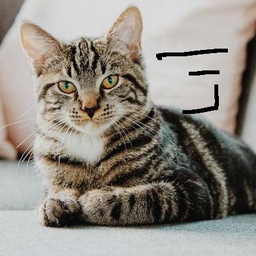
#> input picture Alfred/image_inpainting/cat_damaged.png, 256 x 256 px, shrunk from 400 x 400 before the run
$ jupyter execute exemplar.ipynb
#> lines starting #> are read from the running program, lines starting #| are printed output that depends on the picture; after the words box and inside, x2 and y2 are one past the last pixel; in counts of white or black regions, pixels touching at a corner belong together
#> further down, image is the input picture: shape (256, 256, 3); mean B, G, R 132.1, 139.8, 145.4
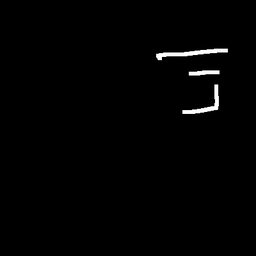
#> input picture Alfred/image_inpainting/cat_mask.png, 256 x 256 px, shrunk from 400 x 400 before the run
#> further down, mask is the input picture: shape (256, 256, 3); min 0, max 255, mean 2.6
[cell 1]
import cv2
import numpy as np

def inpaint_exemplar(image, mask, patch_size=5):
    # Convert mask to binary
#> called with patch_size = 5
    mask = cv2.cvtColor(mask, cv2.COLOR_BGR2GRAY)
#> mask: shape (256, 256)
    _, mask = cv2.threshold(mask, 128, 255, cv2.THRESH_BINARY)
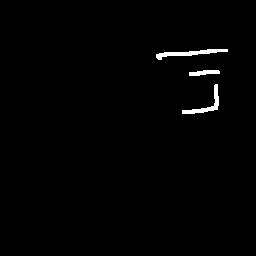
#> mask: shape (256, 256); 1% white; 3 white regions, box (x1, y1, x2, y2) and area: (156, 49, 228, 60) 296, (182, 84, 219, 114) 247, (189, 70, 220, 76) 129

    # Create a copy of the image
    inpainted_image = np.copy(image)

    # Define the region where inpainting will be performed
    inpaint_mask = np.zeros_like(mask)
    inpaint_mask[mask == 255] = 1

    # Iterate over the damaged regions
    for y in range(patch_size, image.shape[0] - patch_size):
        for x in range(patch_size, image.shape[1] - patch_size):
            if mask[y, x] == 255:  # If pixel is damaged
                # Extract the damaged patch
                damaged_patch = image[y - patch_size:y + patch_size, x - patch_size:x + patch_size]

                # Search for a similar patch in the image
                similarity_map = cv2.matchTemplate(image, damaged_patch, cv2.TM_CCOEFF_NORMED)
                min_val, max_val, min_loc, max_loc = cv2.minMaxLoc(similarity_map)

                # Get the location of the most similar patch
                similar_patch_loc = max_loc

                # Replace damaged region with the similar patch
                inpainted_image[y - patch_size:y + patch_size, x - patch_size:x + patch_size] = \
                    image[similar_patch_loc[1] - patch_size:similar_patch_loc[1] + patch_size,
                    similar_patch_loc[0] - patch_size:similar_patch_loc[0] + patch_size]

                # Update inpainting mask
                inpaint_mask[y - patch_size:y + patch_size, x - patch_size:x + patch_size] = 0
#> inpaint_mask: shape (256, 256); every value is 0
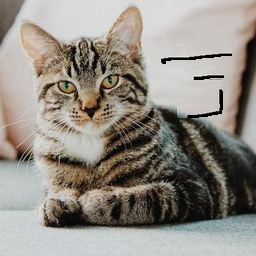
#> inpainted_image: shape (256, 256, 3); 3.88% of pixels changed, all inside (x1, y1, x2, y2) = (151, 44, 232, 118)
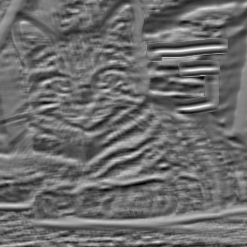
#> similarity_map: shape (247, 247) float32; min -0.772, max 1, mean -0.0159; drawn with min black and max white

    # Inpaint using the remaining damaged regions
    inpainted_image = cv2.inpaint(inpainted_image, inpaint_mask, inpaintRadius=patch_size*2, flags=cv2.INPAINT_TELEA)

    return inpainted_image


# Example usage
image = cv2.imread('cat_damaged.png')
mask = cv2.imread('cat_mask.png')

# Perform exemplar-based inpainting
inpainted_image = inpaint_exemplar(image, mask)

[cell 2]
import matplotlib.pyplot as plt

plt.figure(figsize=(15,15))

plt.subplot(1,3,1)
plt.imshow(cv2.cvtColor(image,cv2.COLOR_BGR2RGB))
plt.title('Original Image')

plt.subplot(1,3,2)
plt.imshow(cv2.cvtColor(mask,cv2.COLOR_BGR2RGB))
plt.title('Mask Image')


plt.subplot(1,3,3)
plt.imshow(cv2.cvtColor(inpainted_image,cv2.COLOR_BGR2RGB))
plt.title('Inpainted  Image')

plt.show()
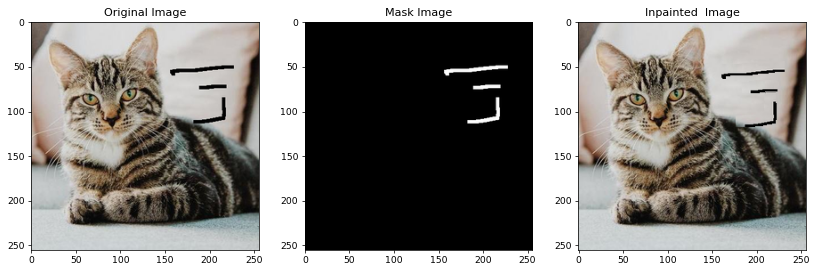
#> figure drawn by matplotlib, 3 panels
